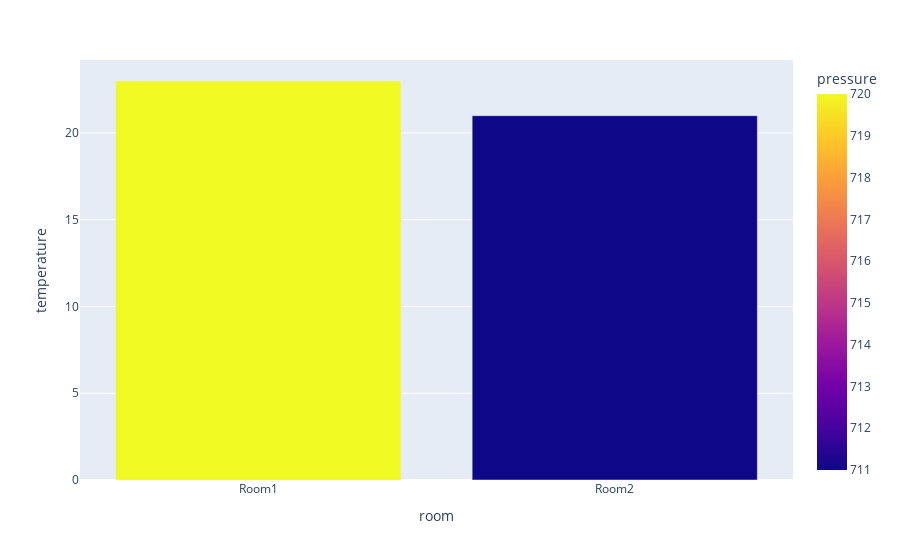

This figure's notebook cell:
### Code cell
import plotly.express as px
fig = px.bar(df, x="room", y="temperature", color="pressure")
fig.show()

### Figure 1 — Plotly figure (JSON) as saved in the notebook; plotly's stock layout.template omitted (floating-point values rounded to 4 significant figures)
{"data": [{"alignmentgroup": "True", "hovertemplate": "room=%{x}<br>temperature=%{y}<br>pressure=%{marker.color}<extra></extra>", "legendgroup": "", "marker": {"color": [720, 711], "coloraxis": "coloraxis", "pattern": {"shape": ""}}, "name": "", "offsetgroup": "", "orientation": "v", "showlegend": false, "textposition": "auto", "type": "bar", "x": ["Room1", "Room2"], "xaxis": "x", "y": [23, 21], "yaxis": "y"}], "layout": {"barmode": "relative", "coloraxis": {"colorbar": {"title": {"text": "pressure"}}, "colorscale": [[0, "#0d0887"], [0.1111, "#46039f"], [0.2222, "#7201a8"], [0.3333, "#9c179e"], [0.4444, "#bd3786"], [0.5556, "#d8576b"], [0.6667, "#ed7953"], [0.7778, "#fb9f3a"], [0.8889, "#fdca26"], [1, "#f0f921"]]}, "legend": {"tracegroupgap": 0}, "margin": {"t": 60}, "xaxis": {"anchor": "y", "domain": [0, 1], "title": {"text": "room"}}, "yaxis": {"anchor": "x", "domain": [0, 1], "title": {"text": "temperature"}}}}
